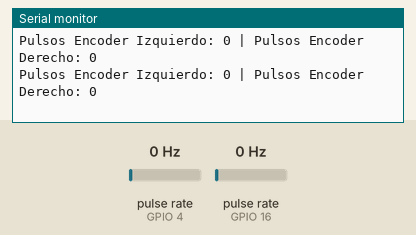
Recording of a sketch running on a simulated ESP32. On the bench: the last lines printed to the serial monitor. Wiring (inferred from the names in the program): 2 × pulse sensor: data GPIO 4 / data GPIO 16. The test bench sets the inputs (shaded band); at power-on: pulse rate (sensors on GPIO 4, GPIO 16) 0 Hz.

Above: at 1.2 s.
1.3 s: pulse rate (sensor on GPIO 4) set to 4 Hz
At 1.9 s:
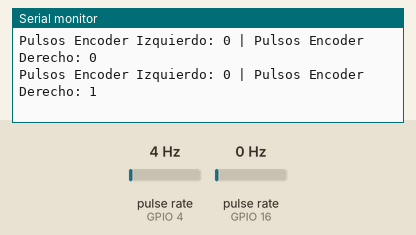
2.8 s: pulse rate (sensor on GPIO 16) set to 4 Hz
At 3.4 s:
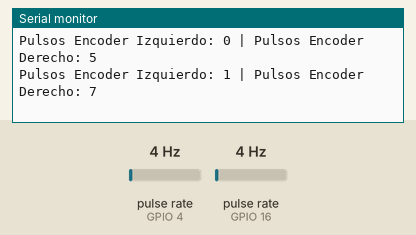
4.3 s: pulse rate (sensor on GPIO 4) set to 50 Hz
At 4.9 s:
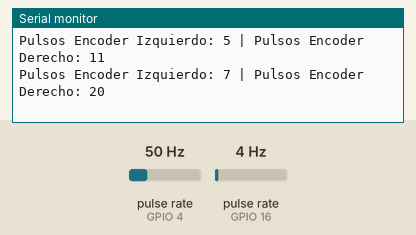
5.8 s: pulse rate (sensor on GPIO 16) set to 50 Hz
At 6.4 s:
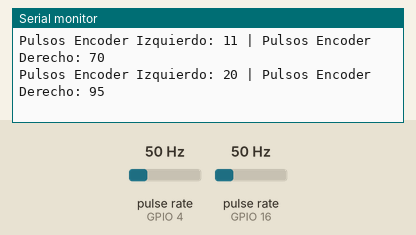
Timing chart, 0 to 8.3 s (numbered marks = the images above; inputs shaded):
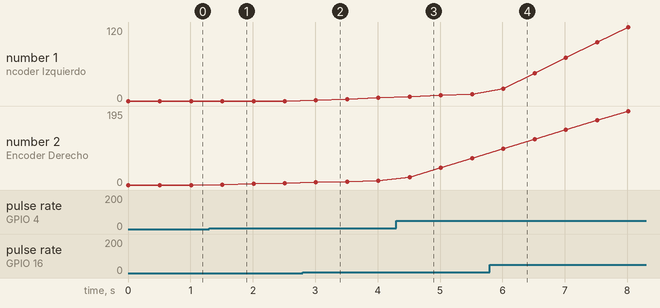

Measured:
- after the input at 1.3 s, the serial monitor: prints a new line after 0.21 s (image 1)
- after the input at 2.8 s, the serial monitor: prints a new line after 0.21 s (image 2)
- after the input at 4.3 s, the serial monitor: prints a new line after 0.21 s (image 3)
- after the input at 5.8 s, the serial monitor: prints a new line after 0.21 s (image 4)
- plotted number 2: 0 → 5 after the input at 1.3 s, 11 → 70 after the input at 4.3 s

The sketch:

Resolucion_Encoders.ino
```cpp
volatile unsigned long contadorL = 0;
volatile unsigned long contadorR = 0;

const int encoderL_Pin = 16;
const int encoderR_Pin = 4;

void IRAM_ATTR contarPulsosL() {
  contadorL++;
}

void IRAM_ATTR contarPulsosR() {
  contadorR++;
}

void setup() {
  Serial.begin(115200);

  pinMode(encoderL_Pin, INPUT);
  pinMode(encoderR_Pin, INPUT);

  attachInterrupt(digitalPinToInterrupt(encoderL_Pin), contarPulsosL, RISING);
  attachInterrupt(digitalPinToInterrupt(encoderR_Pin), contarPulsosR, RISING);

  Serial.println("Gira cada motor manualmente hasta completar una vuelta completa.");
  Serial.println("Los pulsos de cada encoder se mostrarán en tiempo real.");
}

void loop() {
  Serial.print("Pulsos Encoder Izquierdo: ");
  Serial.print(contadorL);
  Serial.print(" | Pulsos Encoder Derecho: ");
  Serial.println(contadorR);

  delay(500);
}
```
